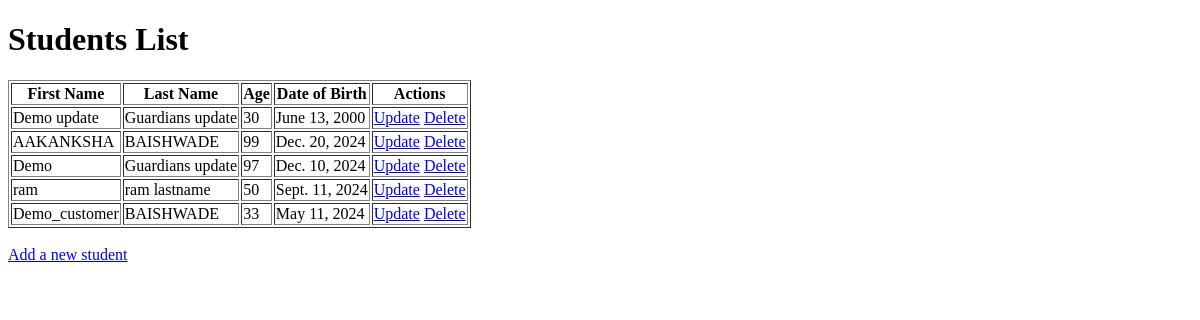
The page /app/student-curd/ on the database as committed earlier.
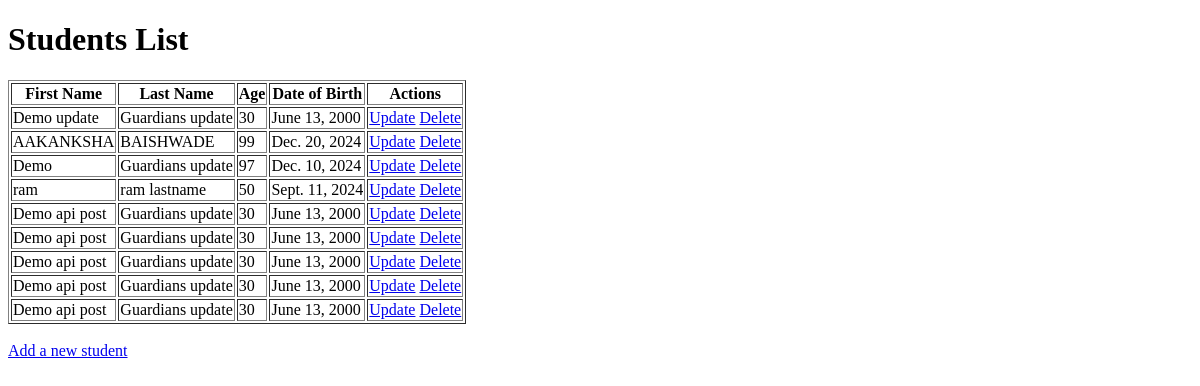
The same page on the database as committed later.
### appname/models.py (models this page shows, shortened)
class Student(models.Model):
    first_name = models.CharField(max_length=100)
    last_name = models.CharField(max_length=100)
    age = models.IntegerField() #123
    date_of_birth = models.DateField()

### appname/views.py (the view)
# urls.py: path('student-curd/', views.get_students, name='student_list'),  # URL for student list
def get_students(request):
    students = Student.objects.all()
    return render(request, 'students3.html', {'students': students})

### templates/students3.html (shortened to what this page needs)
<!DOCTYPE html>
<html lang="en">
<head>
</head>
<body>
    <h1>Students List</h1>
    <table border="1">
        <tr>
            <th>First Name</th>
            <th>Last Name</th>
            <th>Age</th>
            <th>Date of Birth</th>
            <th>Actions</th>
        </tr>
        {% for student in students %}
        <tr>
            <td>{{ student.first_name }}</td>
            <td>{{ student.last_name }}</td>
            <td>{{ student.age }}</td>
            <td>{{ student.date_of_birth }}</td>
            <td>
                <a href="{% url 'update_student' student.id %}">Update</a>
                <a href="{% url 'delete_student' student.id %}">Delete</a>
            </td>
        </tr>
        {% endfor %}
    </table>
    <br>
    <a href="{% url 'add_student' %}">Add a new student</a>
</body>
</html>

Rows that differ between the two databases and show on the page:
removed Student: first_name "Demo_customer", last_name "BAISHWADE", age "33", date_of_birth "May 11, 2024"
added Student: first_name "Demo api post", last_name "Guardians update", age "30", date_of_birth "June 13, 2000"
added Student: first_name "Demo api post", last_name "Guardians update", age "30", date_of_birth "June 13, 2000"
added Student: first_name "Demo api post", last_name "Guardians update", age "30", date_of_birth "June 13, 2000"
added Student: first_name "Demo api post", last_name "Guardians update", age "30", date_of_birth "June 13, 2000"
added Student: first_name "Demo api post", last_name "Guardians update", age "30", date_of_birth "June 13, 2000"
